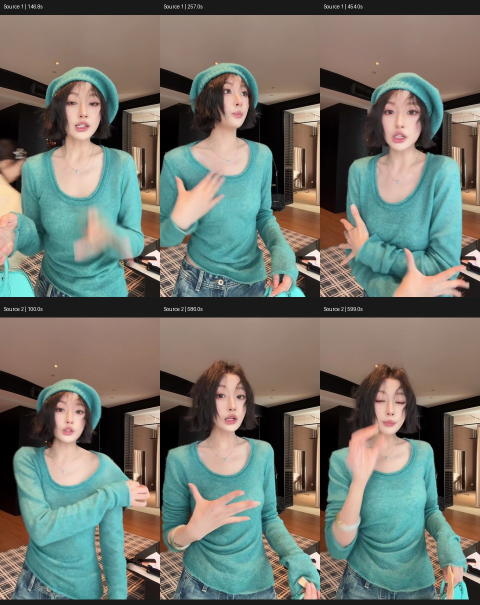
#> input picture ai_selection_audit/mix-1788739357-9d45cf/source_contact.jpg, 960 x 1210 px (shown at 1/2 size)
$ python -i smart_crop.py   (imports and definitions only)
#> lines starting #> are read from the running program, lines starting #| are printed output that depends on the picture
#> further down, picture is the input picture: shape (1210, 960, 3); mean B, G, R 106.8, 115.7, 112.6
import sys
# -*- coding: utf-8 -*-
"""
Smart Crop 智能裁切模块 v7
- 三级检测：HOG人体 → Haar上半身 → Haar人脸
- 智能兜底：根据人物位置/大小自动限制最大zoom，绝不裁掉头部
- 裁切程度可调（轻/中/重），独立于去重选项
- 底部不裁切
- cv2不可用 → 降级标准裁切
"""

import os
import random
import logging
import shutil

_LOG = logging.getLogger("liveclipper.smart_crop")
_WARNED_FALLBACKS = set()


# [6 lines left out: function _warn_once, not called in this run]

_CV2_AVAILABLE = False
try:
    import cv2
    import numpy as np
    _CV2_AVAILABLE = True
except ImportError:
    _LOG.info("OpenCV unavailable; Smart Crop will use standard crop")

# HOG 人体检测器（OpenCV内置，无需额外文件）
_HOG = None

# Haar 级联检测器缓存
_CASCADES = {}
_CASCADE_CACHE_ROOT = None


def _is_ascii_path(path):
    try:
        os.fspath(path).encode("ascii")
        return True
    except (TypeError, UnicodeEncodeError):
        return False


# [24 lines left out: function _cascade_cache_root, not called in this run]


def _cascade_load_path(source_path, name):
    """OpenCV 4.13 on Windows cannot load cascade XML from Unicode paths."""
    if _is_ascii_path(source_path):
        return source_path

    cache_root = _cascade_cache_root()
    if not cache_root:
        _warn_once("Smart Crop cannot create an ASCII cascade cache; Haar fallback unavailable")
        return source_path

    cached_path = os.path.join(cache_root, name)
    try:
        if (
            not os.path.exists(cached_path)
            or os.path.getsize(cached_path) != os.path.getsize(source_path)
        ):
            shutil.copy2(source_path, cached_path)
        return cached_path
    except OSError:
        _warn_once("Smart Crop failed to stage Haar cascades in the ASCII cache")
        return source_path

# 裁切程度配置
CROP_LEVELS = {
    'light':  {'max_zoom': 1.05, 'min_zoom': 1.02, 'label': '轻'},
    'medium': {'max_zoom': 1.12, 'min_zoom': 1.055, 'label': '中'},
    'heavy':  {'max_zoom': 1.25, 'min_zoom': 1.08, 'label': '重'},
}

# Detection boxes often start at the forehead or inside the hairline. Reserve
# additional space before treating a detector box as the real top of the head.
_HEAD_PAD_BY_DETECTOR = {
    'body': (0.035, 0.080, 0.10),
    'upper': (0.035, 0.080, 0.10),
    'face_expanded': (0.030, 0.055, 0.12),
    'skin': (0.040, 0.100, 0.20),
}

# Keep a visible strip above the estimated crown. This is deliberately larger
# than the Ken Burns edge guard because detector boxes can begin at the
# forehead/hairline rather than at the true top of the hair.
HEADROOM_RATIO = 0.065


# [9 lines left out: function _get_hog, not called in this run]


def _get_cascade(name):
    if name in _CASCADES:
        return _CASCADES[name]
    if not _CV2_AVAILABLE:
        return None
    # Priority 1: app/ directory (bundled with the tool, works in PyInstaller)
    _app_dir = os.path.dirname(os.path.abspath(__file__))
    _app_path = os.path.join(_app_dir, name)
    if os.path.exists(_app_path):
        cascade = cv2.CascadeClassifier(_cascade_load_path(_app_path, name))
        if not cascade.empty():
            _CASCADES[name] = cascade
            return cascade
    # Priority 2: cv2.data.haarcascades (system OpenCV installation)
    _cv2_path = os.path.join(cv2.data.haarcascades, name)
    if os.path.exists(_cv2_path):
        cascade = cv2.CascadeClassifier(_cascade_load_path(_cv2_path, name))
        if not cascade.empty():
            _CASCADES[name] = cascade
            return cascade
    return None


def _detect_persons(frame, conf_threshold=0.3, _log_fn=None):
    """四级人体检测：HOG人体 -> Haar上半身 -> Haar人脸 -> 皮肤色检测"""
#> called with conf_threshold = 0.3
    if not _CV2_AVAILABLE:
        return []

    h, w = frame.shape[:2]
#> h = 1210; w = 960
    all_detections = []

    # Level 1: Haar 人脸检测（最快+最准）→ 扩展为上半身估算
    face_cascade = _get_cascade('haarcascade_frontalface_default.xml')
    if face_cascade is not None:
        try:
            gray = cv2.cvtColor(frame, cv2.COLOR_BGR2GRAY)
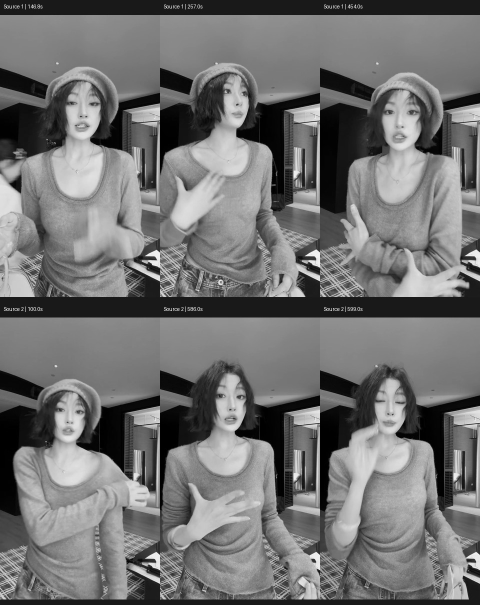
#> gray: shape (1210, 960) (shown at 1/2 size); min 0, max 255, mean 113.7
            faces = face_cascade.detectMultiScale(gray, scaleFactor=1.05, minNeighbors=5, minSize=(60, 60))
#> faces = [[438, 168, 72, 72], [119, 176, 95, 95], [753, 396, 65, 65], [420, 766, 84, 84], [737, 773, 86, 86], [97, 795, 84, 84], [750, 192, 102, 102], [77, 350, 149, 149], [13, 890, 236, 236]]
            for x, y, fw, fh in faces:
                expand_y = int(fh * 0.8)
                expand_h = int(fh * 2.5)
                new_x = max(0, x - int(fw * 0.3))
                new_y = max(0, y - expand_y)
                new_w = int(fw * 1.6)
                new_h = min(fh + expand_h + expand_y, h - new_y)
                all_detections.append((new_x, new_y, new_w, new_h, 0.6, 'face_expanded'))
#> this loop made 9 passes
#> (x, y, fw, fh, expand_y, expand_h, new_x, new_y) on passes 1 to 9: (438, 168, 72, 72, 57, 180, 417, 111), (119, 176, 95, 95, 76, 237, 91, 100), (753, 396, 65, 65, 52, 162, 734, 344), (420, 766, 84, 84, 67, 210, 395, 699), (737, 773, 86, 86, 68, 215, 712, 705), (97, 795, 84, 84, 67, 210, 72, 728), (750, 192, 102, 102, 81, 255, 720, 111), (77, 350, 149, 149, 119, 372, 33, 231), (13, 890, 236, 236, 188, 590, 0, 702)
#> after the loop, all_detections = 9 items
        except Exception:
            _warn_once("Smart Crop face detection failed; falling back")

    # Level 2: Haar 上半身检测（只在人脸不足时补充）
    if not all_detections:
        upper_cascade = _get_cascade('haarcascade_upperbody.xml')
        if upper_cascade is not None:
            try:
                gray = cv2.cvtColor(frame, cv2.COLOR_BGR2GRAY)
                bodies = upper_cascade.detectMultiScale(gray, scaleFactor=1.05, minNeighbors=5, minSize=(60, 60))
                for x, y, bw, bh in bodies:
                    all_detections.append((x, y, bw, bh, 0.8, 'upper'))
            except Exception:
                _warn_once("Smart Crop upper-body detection failed; falling back")

    # Level 3: HOG 人体检测（最慢，只在前两级都失败时兜底）
    if not all_detections:
        hog = _get_hog()
        if hog is not None:
            try:
                scale = min(1.0, 960.0 / max(w, h))
                if scale < 1.0:
                    small = cv2.resize(frame, (int(w * scale), int(h * scale)))
                else:
                    small = frame
                    scale = 1.0
                regions, weights = hog.detectMultiScale(
                    small, winStride=(8, 8), padding=(4, 4), scale=1.05
                )
                if len(regions) > 0:
                    for idx, (x, y, rw, rh) in enumerate(regions):
                        if idx < len(weights):
                            wt = float(np.asarray(weights[idx]).reshape(-1)[0])
                        else:
                            wt = 0.0
                        if wt > conf_threshold:
                            all_detections.append((
                                int(x / scale), int(y / scale),
                                int(rw / scale), int(rh / scale),
                                wt, 'body'
                            ))
            except Exception:
                _warn_once("Smart Crop HOG detection failed; falling back")
    # 合并后择优：按面积加权排名，人脸检测优先
    if all_detections:
        scored = []
        for d in all_detections:
            area = d[2] * d[3]
            bonus = 1.5 if d[5] == 'face_expanded' else (1.2 if d[5] == 'upper' else 1.0)
            scored.append((d, area * bonus))
#> this loop made 9 passes
#> (d, area) on passes 1 to 9: ((417, 111, 115, 309, 0.6, 'face_expanded'), 35535), ((91, 100, 152, 408, 0.6, 'face_expanded'), 62016), ((734, 344, 104, 279, 0.6, 'face_expanded'), 29016), ((395, 699, 134, 361, 0.6, 'face_expanded'), 48374), ((712, 705, 137, 369, 0.6, 'face_expanded'), 50553), ((72, 728, 134, 361, 0.6, 'face_expanded'), 48374), ((720, 111, 163, 438, 0.6, 'face_expanded'), 71394), ((33, 231, 238, 640, 0.6, 'face_expanded'), 152320), ((0, 702, 377, 508, 0.6, 'face_expanded'), 191516)
#> after the loop, scored = 9 items
        scored.sort(key=lambda x: -x[1])
        best = [d for d, _ in scored[:8] if d[5] in ('body', 'upper', 'face_expanded')]
#> best = 8 items
        if best:
            return best
        return [d for d, _ in scored[:3]]

# Level 4: 皮肤色检测（无需外部文件，所有OpenCV版本通用）
    try:
        hsv = cv2.cvtColor(frame, cv2.COLOR_BGR2HSV)
        mask1 = cv2.inRange(hsv, np.array([0, 30, 60], dtype=np.uint8), np.array([25, 150, 255], dtype=np.uint8))
        mask2 = cv2.inRange(hsv, np.array([170, 30, 60], dtype=np.uint8), np.array([180, 150, 255], dtype=np.uint8))
        mask = cv2.bitwise_or(mask1, mask2)
        kernel = cv2.getStructuringElement(cv2.MORPH_ELLIPSE, (7, 7))
        mask = cv2.morphologyEx(mask, cv2.MORPH_CLOSE, kernel)
        mask = cv2.morphologyEx(mask, cv2.MORPH_OPEN, kernel)
        contours, _ = cv2.findContours(mask, cv2.RETR_EXTERNAL, cv2.CHAIN_APPROX_SIMPLE)
        if contours:
            largest = max(contours, key=cv2.contourArea)
            area = cv2.contourArea(largest)
            min_area = h * w * 0.03
            if area >= min_area:
                x, y, bw, bh = cv2.boundingRect(largest)
                all_detections.append((x, y, bw, bh, 0.5, 'skin'))
    except Exception:
        _warn_once("Smart Crop skin detection failed; falling back")

    return all_detections


# [319 lines left out: functions _estimated_head_top_ratio, _supported_extreme, prepare_face_detector, batch_detect_clips, _extract_frame_ffmpeg, compute_smart_crop and 2 more, not called in this run]


def _clamp(v, lo, hi):
    return max(lo, min(int(v), hi))


# ── Ken Burns 超采样参数 ──────────────────────────────────────────
# zoompan 的 x/y 取整到整数输入像素；源分辨率接近输出时每帧位移不足 1 像素，
# 会退化成「几帧不动、突然跳一格」。放大输入 N 倍可把台阶降到 1/N 输出像素。
KB_SUPERSAMPLE = 3
# 源宽 >= 此值时台阶本来就够细，不再放大（省算力）。
KB_SUPERSAMPLE_MIN_SOURCE_WIDTH = 2000


# [64 lines left out: functions _ken_burns_motion, ken_burns_filter, not called in this run]


# ---------------------------------------------------------------
# Ken Burns 编码参数：优先硬件编码（复用 platform_config 的探测结果）
# 硬件编码失败时本进程内自动回退 libx264，避免整段二次缩放静默失效。
# ---------------------------------------------------------------
_KB_HW_ENCODER_DISABLED = False


def _ken_burns_software_vcodec_args():
    """Ken Burns 中间文件默认的软件编码参数（近无损，避免二次损失）。"""
    return ["-c:v", "libx264", "-preset", "veryfast", "-crf", "12"]


# [19 lines left out: function _ken_burns_vcodec_args, not called in this run]


def _ken_burns_uses_hardware(vcodec_args):
    return any(isinstance(a, str) and a.startswith("h264_") for a in (vcodec_args or []))


# [241 lines left out: functions _ken_burns_disable_hardware, apply_ken_burns_ffmpeg, apply_ken_burns_opencv, not called in this run]

>>> import cv2
>>> picture = cv2.imread('../ai_selection_audit/mix-1788739357-9d45cf/source_contact.jpg')
>>> result = _detect_persons(picture)
#> result = 8 items
